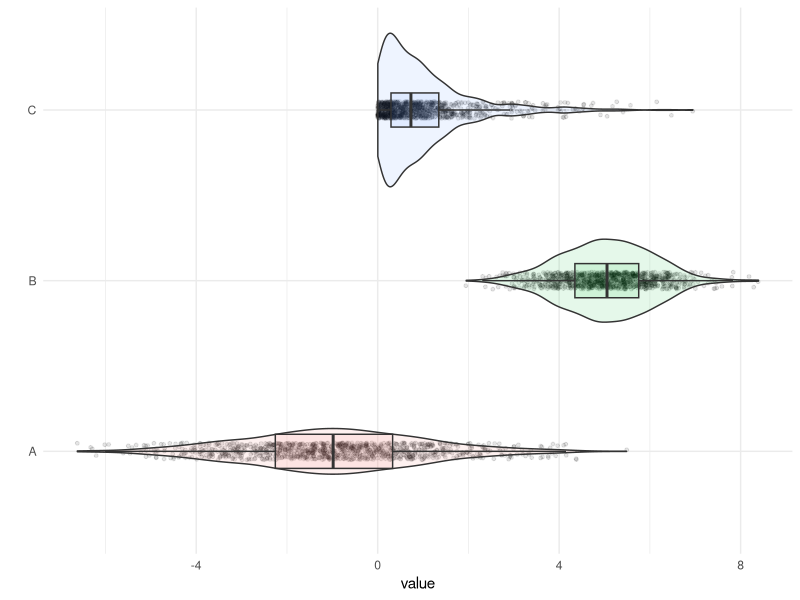

Source code (R):
date = "2015-10-08 16:00"
caption_header = "Box-, violinplot with jitter"
caption = ""

# packages: load and if needed install
pkg <- c("dplyr", "tidyr", "ggplot2")
for(i in seq_along(pkg)) {
  if(!require(pkg[i], character.only = TRUE)) {
    install.packages(pkg[i])
    library(pkg[i], character.only = TRUE)
  }
}

# example boxplot with violin and jitter

n <- 1000
set.seed(123)
d1 <-
  data_frame(A = rnorm(n, -1, 2), B = rnorm(n, 5, 1), C = rexp(n, 1)) %>%
  gather(group, value)


# box- and violinplot with jitter
p <-
  ggplot(d1) +
  aes(x=group, y=value, fill=group) +
  geom_jitter(position = position_jitter(width = 0.05, height=0.01), alpha=0.1, size=1) +
  geom_violin(alpha=0.1) +
  geom_boxplot(outlier.size=0, alpha=0.1, width=0.2) +
  theme_minimal() + xlab("") +
  coord_flip() +
  theme(legend.position="none")

plot(p)
